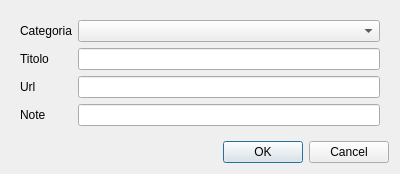
<?xml version="1.0" encoding="UTF-8"?>
<ui version="4.0">
 <class>NewLinkDialog</class>
 <widget class="QDialog" name="NewLinkDialog">
  <property name="geometry">
   <rect>
    <x>0</x>
    <y>0</y>
    <width>400</width>
    <height>165</height>
   </rect>
  </property>
  <property name="windowTitle">
   <string>Dialog</string>
  </property>
  <layout class="QVBoxLayout" name="verticalLayout">
   <item>
    <widget class="QWidget" name="widget" native="true">
     <layout class="QFormLayout" name="formLayout">
      <item row="1" column="0">
       <widget class="QLabel" name="label">
        <property name="text">
         <string>Titolo</string>
        </property>
       </widget>
      </item>
      <item row="1" column="1">
       <widget class="QLineEdit" name="title"/>
      </item>
      <item row="2" column="0">
       <widget class="QLabel" name="label_2">
        <property name="text">
         <string>Url</string>
        </property>
       </widget>
      </item>
      <item row="2" column="1">
       <widget class="QLineEdit" name="url"/>
      </item>
      <item row="3" column="0">
       <widget class="QLabel" name="label_3">
        <property name="text">
         <string>Note</string>
        </property>
       </widget>
      </item>
      <item row="3" column="1">
       <widget class="QLineEdit" name="note"/>
      </item>
      <item row="0" column="0">
       <widget class="QLabel" name="label_4">
        <property name="text">
         <string>Categoria</string>
        </property>
       </widget>
      </item>
      <item row="0" column="1">
       <widget class="QComboBox" name="categoria"/>
      </item>
     </layout>
    </widget>
   </item>
   <item>
    <widget class="QDialogButtonBox" name="buttonBox">
     <property name="orientation">
      <enum>Qt::Horizontal</enum>
     </property>
     <property name="standardButtons">
      <set>QDialogButtonBox::Cancel|QDialogButtonBox::Ok</set>
     </property>
    </widget>
   </item>
  </layout>
 </widget>
 <resources/>
 <connections>
  <connection>
   <sender>buttonBox</sender>
   <signal>accepted()</signal>
   <receiver>NewLinkDialog</receiver>
   <slot>accept()</slot>
   <hints>
    <hint type="sourcelabel">
     <x>248</x>
     <y>254</y>
    </hint>
    <hint type="destinationlabel">
     <x>157</x>
     <y>274</y>
    </hint>
   </hints>
  </connection>
  <connection>
   <sender>buttonBox</sender>
   <signal>rejected()</signal>
   <receiver>NewLinkDialog</receiver>
   <slot>reject()</slot>
   <hints>
    <hint type="sourcelabel">
     <x>316</x>
     <y>260</y>
    </hint>
    <hint type="destinationlabel">
     <x>286</x>
     <y>274</y>
    </hint>
   </hints>
  </connection>
 </connections>
</ui>
